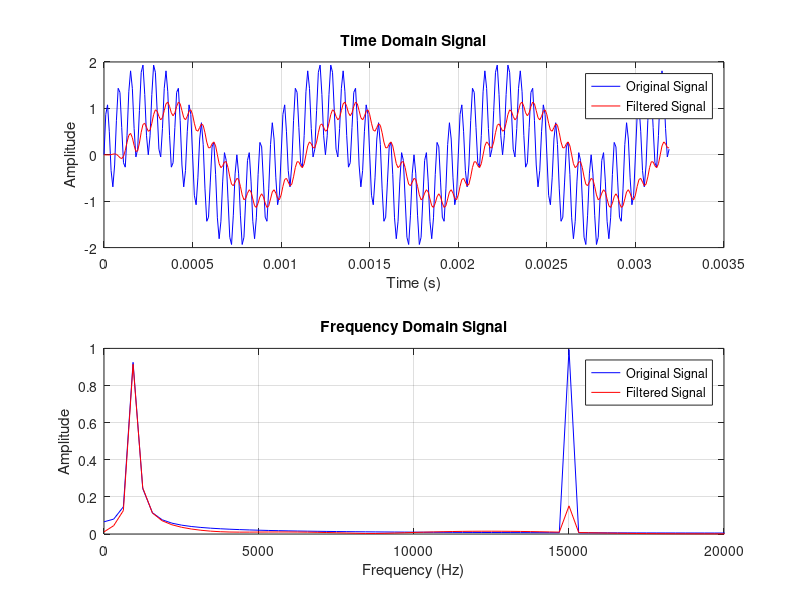

Write the MATLAB code that produced this figure.
% Parameters
fs = 100e3;          % Sampling frequency (100 kHz)
N = 320;             % Number of sample points
t = (0:N-1)/fs;      % Time vector (320 points)

% Signals
f1 = 1e3;            % Frequency of first signal (1 kHz)
f2 = 15e3;           % Frequency of second signal (15 kHz)
signal = sin(2*pi*f1*t) + sin(2*pi*f2*t);
disp(signal)
% Frequency domain analysis (original signal)
fft_signal = fft(signal);                % Compute FFT
frequencies = (0:N-1)*(fs/N);            % Frequency vector
amplitude_original = abs(fft_signal)/N;  % Normalize amplitude

% Design and apply FIR filter
h = fir1(28, 6/24);                      % FIR filter with cutoff at 6 kHz (normalized)
filtered_signal = filter(h, 1, signal);  % Apply the FIR filter

% Frequency domain analysis (filtered signal)
fft_filtered = fft(filtered_signal);    % FFT of filtered signal
amplitude_filtered = abs(fft_filtered)/N; % Normalize amplitude

% Plot time domain signals
figure;
subplot(2,1,1);
plot(t, signal, 'b', 'DisplayName', 'Original Signal');
hold on;
plot(t, filtered_signal, 'r', 'DisplayName', 'Filtered Signal');
xlabel('Time (s)');
ylabel('Amplitude');
title('Time Domain Signal');
legend;
grid on;

% Plot frequency domain signals
subplot(2,1,2);
plot(frequencies(1:N/2), amplitude_original(1:N/2)*2, 'b', 'DisplayName', 'Original Signal');
hold on;
plot(frequencies(1:N/2), amplitude_filtered(1:N/2)*2, 'r', 'DisplayName', 'Filtered Signal');
xlabel('Frequency (Hz)');
ylabel('Amplitude');
title('Frequency Domain Signal');
legend;
grid on;
xlim([0 20e3]); % Limit frequency range to 20 kHz
